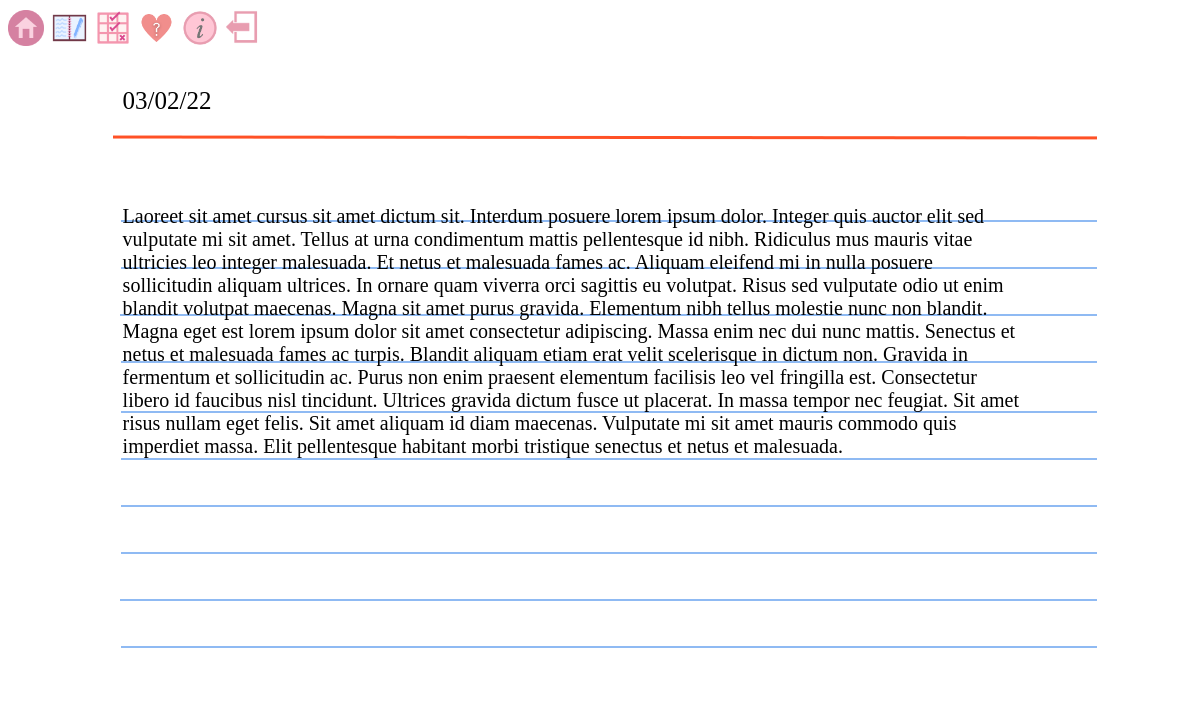
/journal/10 (signed in), run on the app's committed database.
### app/models.py (models this page shows, shortened)
class Journal(db.Model):
    id = db.Column(db.Integer, primary_key=True)
    date_posted = db.Column(db.Date, nullable=False, default= date.today())
    content = db.Column(db.Text, nullable=False)
    user_id = db.Column(db.Integer, db.ForeignKey('user.id'), nullable=False)

### app/routes.py (the view)
@app.route("/journal/<int:journal_id>") # view a single journal with the given id
@login_required
def viewjournal(journal_id):
    todays_date= date.today()
    journal = Journal.query.get_or_404(journal_id)
    return render_template('single_journal.html',  journal=journal, todays_date=todays_date, title="Single Journal" )

### app/models.py (called while the page is built)
@login_manager.user_loader
def load_user(user_id):
    return User.query.get(int(user_id))

### app/templates/single_journal.html (shortened to what this page needs)
<!doctype html>
<html lang="en">
    <head>
        <link rel="stylesheet" href="..\static\single_journal.css">
        <div>
            <a class="nav-link" href="/mainpage"><img src="\static\images\home.png " width="3%"></a>
            <a class="nav-link" href="/journal"><img src="\static\images\journal_icon.png " width="3%"></a>
            <a class="nav-link" href="/habittracker"><img src="\static\images\habittracker_icon.png " width="3%"></a>
            <a class="nav-link" href="/moodtracker"><img src="\static\images\moodtracker_icon.png " width="3%"></a>
            <a class="nav-link" href="/info"><img src="\static\images\information_icon.png " width="3%"></a>
            <a class="nav-link" href="/"><img src="\static\images\logout_icon.png " width="3%"></a>
        </div>
    </head>
    <body>
        <div class="container">
            {% if journal.date_posted == todays_date %}
                <form action="{{ '/journal/' + journal.id|string + '/update' }}" method="POST" style="width: 100%; height: 70%;">
                    <label for="journal" style="padding-left: 2%; font-size: 25px;">{{ journal.date_posted.strftime("%D") }}</label><br>
                    <textarea id="journal" name="journal" cols="55" rows="7" style="padding-left: 2%; font-size: 20px;">{{ journal.content }}</textarea><br>
                    <input class="submit" type="image" src="\static\images\pen_icon.png" width="10%" style="margin-left: 60%;" alt="Submit">
                    <input type="hidden" name="flag" value="fromjournal">
                </form>
            {% else %}
                <h4 style="padding-left: 2%; font-size: 25px;">{{ journal.date_posted.strftime("%D") }}</h4><br>
                <p style="padding-left: 2%; font-size: 20px; width: 900px;">{{ journal.content }}</p><br>
            {% endif %}
        </div>
    </body>
</html>

### app/static/single_journal.css (style rules this page uses)
body { font-family: serif; font-size:xx-large; }
.container { margin: 8%; margin-top: 2%; background: url("images/journal_page_cropped1.png") no-repeat; height: 600px; }
h4 { font-weight: normal; }

### data on the page
Journal: date_posted "03/02/22", content "Laoreet sit amet cursus sit amet dictum sit. Interdum posuere lorem ipsum dolor. Integer quis auctor elit sed vulputate mi sit amet. Tellus at urna condimentum mattis pellentesque id nibh. Ridiculus mus mauris vitae ultricies leo integer malesuada. Et netus et malesuada fames ac. Aliquam eleifend mi in nulla posuere sollicitudin aliquam ultrices. In ornare quam viverra orci sagittis eu volutpat. Risus sed vulputate odio ut enim blandit volutpat maecenas. Magna sit amet purus gravida. Elementum nibh tellus molestie nunc non blandit. Magna eget est lorem ipsum dolor sit amet consectetur adipiscing. Massa enim nec dui nunc mattis. Senectus et netus et malesuada fames ac turpis. Blandit aliquam…"
